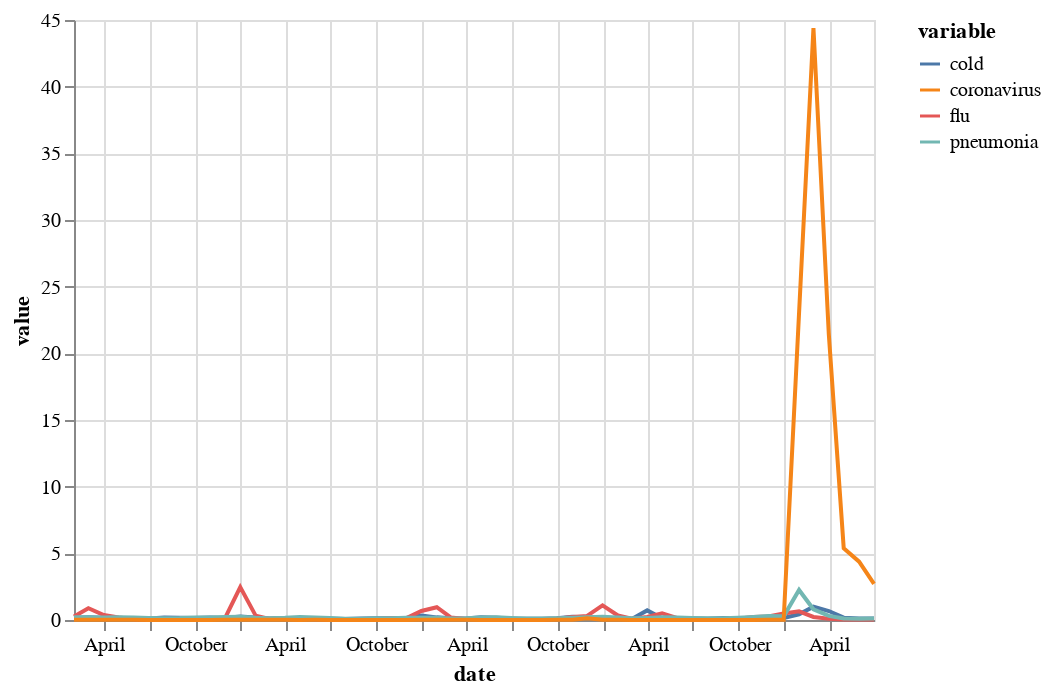

The notebook cell this image was saved under:
### Code cell
alt.Chart(search_long).mark_line().encode(
    x = "date:T",
    y = "value:Q", 
    color = "variable:N",
    tooltip = ["date", "value", "variable"]
)

### Figure 1 — Vega-Lite specification as saved in the notebook (floating-point values rounded to 4 significant figures; data arrays with more than 128 entries replaced by an {"elided": "..."} marker saying what was removed)
{"config": {"view": {"continuousWidth": 400, "continuousHeight": 300}}, "data": {"name": "data-777574b03dcf0a91485ac5276670a543"}, "mark": "line", "encoding": {"color": {"type": "nominal", "field": "variable"}, "tooltip": [{"type": "temporal", "field": "date"}, {"type": "quantitative", "field": "value"}, {"type": "nominal", "field": "variable"}], "x": {"type": "temporal", "field": "date"}, "y": {"type": "quantitative", "field": "value"}}, "$schema": "https://vega.github.io/schema/vega-lite/v4.8.1.json", "datasets": {"data-777574b03dcf0a91485ac5276670a543": {"elided": "216 records"}}}
